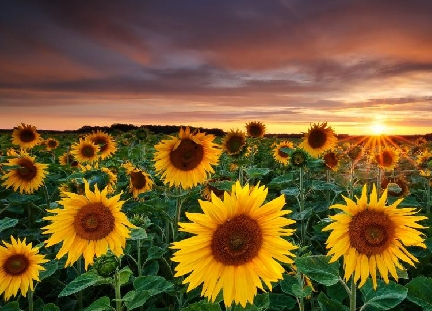
#> input picture Ejercicio1/sunflowers.jpg, 432 x 311 px
$ python Grayfilter.py   (older library calls are emulated)
#> lines starting #> are read from the running program, lines starting #| are printed output that depends on the picture
from scipy import misc
import matplotlib.pyplot as plt
import numpy as np

f = misc.imread("./sunflowers.jpg")
#> f is the input picture: shape (311, 432, 3); mean R, G, B 120.1, 91.7, 48.3

x,y,rgb=f.shape
#> x = 311; y = 432; rgb = 3

for i in range(x):
    for j in range(y):
        if (f[i,j,0]<210 and f[i,j,1]<160):
            f[i,j]= np.mean(f[i,j])
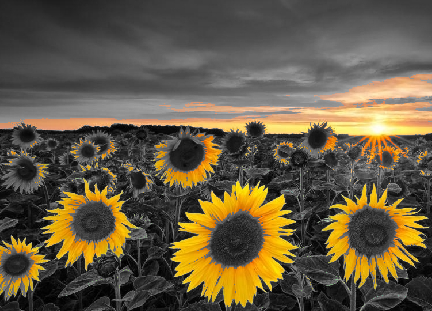
#> f: shape (311, 432, 3); mean R, G, B 101.6, 90.4, 67.3
#Yellow = 255 214 8
plt.imshow(f)
plt.show()
